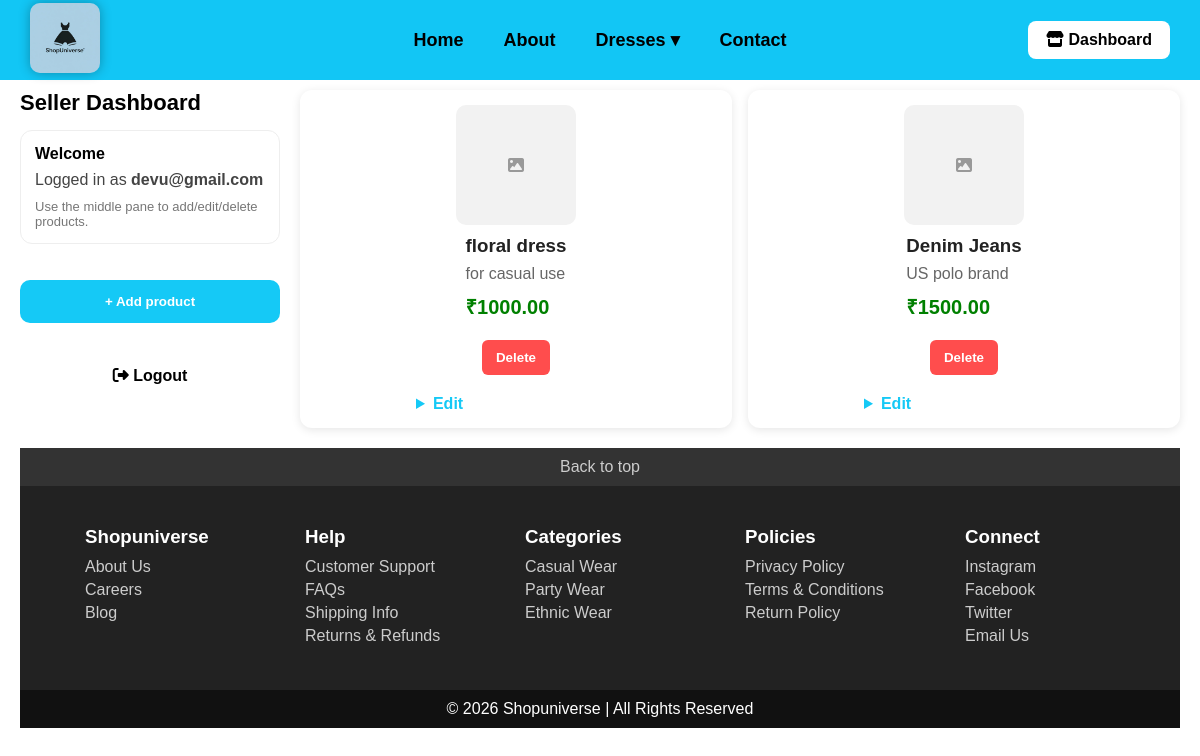
Screenshot of /seller/dashboard (signed in) with the database file from the repository.
### tables this page shows
CREATE TABLE products (
                id INTEGER PRIMARY KEY AUTOINCREMENT,
                seller_id INTEGER NOT NULL,
                name TEXT NOT NULL,
                price REAL NOT NULL DEFAULT 0,
                image_url TEXT,
                created_at TEXT NOT NULL, description TEXT,
                FOREIGN KEY (seller_id) REFERENCES sellers(id) ON DELETE CASCADE ON UPDATE CASCADE
            );

### app.py (the view)
@app.route("/seller/dashboard")
def seller_dashboard():
    if not seller_login_required():
        flash("Please login to access seller dashboard.", "seller_error")
        return redirect(url_for("seller_login"))
    conn = get_db_connection()
    try:
        products = conn.execute(
            """
            SELECT id, name, price, description, image_url, created_at
            FROM products
            WHERE seller_id = ?
            ORDER BY datetime(created_at) DESC, id DESC
            """,
            (session.get("seller_id"),),
        ).fetchall()
    finally:
        conn.close()
    return render_template(
        "seller_dashboard.html",
        seller_email=session.get("seller_email"),
        products=products,
    )

### app.py (called while the page is built)
def get_db_connection():
    conn = sqlite3.connect(DB_PATH)
    conn.row_factory = sqlite3.Row
    conn.execute("PRAGMA foreign_keys = ON")
    return conn

def seller_login_required():
    return session.get("seller_id") is not None

### templates/seller_dashboard.html (shortened to what this page needs)
<!DOCTYPE html>
<html>
<head>
    <link rel="stylesheet" href="{{ url_for('static', filename='style.css') }}">
    <link rel="stylesheet"
    href="https://cdnjs.cloudflare.com/ajax/libs/font-awesome/6.5.0/css/all.min.css">
</head>
<body>
<div class="navbar">
    <div class="logo">
        <img src="{{ url_for('static', filename='logo3.jpg') }}" alt="Shopuniverse">
    </div>
    <div class="nav-links">
        <a href="{{ url_for('index') }}">Home</a>
        <a href="{{ url_for('about') }}">About</a>
        <div class="dropdown">
            <a href="#">Dresses &#9662;</a>
        </div>
        <a href="{{ url_for('contact') }}">Contact</a>
    </div>
    <div class="nav-right">
        <a href="{{ url_for('seller_dashboard') }}" class="seller-btn">
            <i class="fa fa-store"></i> Dashboard
        </a>
    </div>
</div>
<div style="height: 20px;"></div>
<div style="padding:70px 20px 30px 20px;">
    <div style="display:grid; grid-template-columns: 260px 1fr; gap:20px; align-items:start;">
        <div style="display:flex; flex-direction:column; align-items:stretch;">
            <h2 style="margin:0 0 14px 0; font-size:22px;">Seller Dashboard</h2>
            <div style="background:#fff; border:1px solid #eee; border-radius:12px; padding:14px;">
                <div style="font-weight:800; margin-bottom:8px;">Welcome</div>
                <div style="color:#444; margin-bottom:10px;">
                    Logged in as <span style="font-weight:800;">{{ seller_email }}</span>
                </div>
                <div style="color:#777; font-size:13px;">
                    Use the middle pane to add/edit/delete products.
                </div>
            </div>
            <div style="width:100%; margin-top:16px;">
                <div style="width:100%; max-width:900px;">
                    <button
                        type="button"
                        id="sellerAddToggle"
                        style="width:100%; padding:14px; background:#15c9f6; border:none; color:white; border-radius:10px; cursor:pointer; font-weight:800;"
                    >
                        + Add product
                    </button>
                </div>
            </div>
            <div style="width:100%; margin-top:12px; max-width:260px;">
                <a href="{{ url_for('seller_logout') }}" class="login-btn" style="display:block; text-align:center; width:100%; padding:12px 14px; text-decoration:none; border-radius:10px;">
                    <i class="fa fa-sign-out-alt"></i> Logout
                </a>
            </div>
        </div>
        <div style="width:100%;">
        <div class="products">
        {% if products and products|length > 0 %}
            {% for p in products %}
                {% set show_buy_button = false %}
                {% set show_seller_actions = true %}
                {% include 'partials/product_card.html' %}
            {% endfor %}
        {% else %}
            <p style="margin:0; color:#666;">No products yet. Add one above.</p>
        {% endif %}
    </div>
    </div>
</div>
    <div class="seller-dashboard-footer-wrap" style="width: 100%; display:block; margin-top: 20px; clear: both;">
        <div class="footer">
            <div class="footer-top">
                <a href="#">Back to top</a>
            </div>
            <div class="footer-content">
                <div class="footer-column">
                    <h3>Shopuniverse</h3>
                    <a href="{{ url_for('about') }}">About Us</a>
                    <a href="#">Careers</a>
                    <a href="#">Blog</a>
                </div>
                <div class="footer-column">
                    <h3>Help</h3>
                    <a href="#">Customer Support</a>
                    <a href="#">FAQs</a>
                    <a href="#">Shipping Info</a>
                    <a href="#">Returns & Refunds</a>
                </div>
                <div class="footer-column">
                    <h3>Categories</h3>
                    <a href="{{ url_for('casual') }}">Casual Wear</a>
                    <a href="{{ url_for('party') }}">Party Wear</a>
                    <a href="{{ url_for('ethnic') }}">Ethnic Wear</a>
                </div>
                <div class="footer-column">
                    <h3>Policies</h3>
                    <a href="#">Privacy Policy</a>
                    <a href="#">Terms & Conditions</a>
                    <a href="#">Return Policy</a>
                </div>
                <div class="footer-column">
                    <h3>Connect</h3>
                    <a href="#">Instagram</a>
                    <a href="#">Facebook</a>
                    <a href="#">Twitter</a>
                    <a href="{{ url_for('contact') }}">Email Us</a>
                </div>
            </div>
            <div class="footer-bottom">
                <p>&copy; 2026 Shopuniverse | All Rights Reserved</p>
            </div>
        </div>
    </div>
    </div>
</body>
</html>

### templates/partials/product_card.html (shortened to what this page needs)
{% set image_url = p.image_url|default('') %}
{% set description = p.description|default('') %}
{% set name = p.name|default('') %}
{% set raw_price = p.price|default(0) %}
{% set price = (raw_price|string)|replace(',', '') %}
{% set price_float = price|float(0) %}
<div class="product-card">
    {% if image_url %}
        <img src="{{ image_url }}" alt="{{ name }}">
    {% else %}
        <div style="width:120px; height:120px; border-radius:10px; background:#f2f2f2; display:flex; align-items:center; justify-content:center; color:#999;">
            <i class="fa fa-image"></i>
        </div>
    {% endif %}
    <div class="product-info-list">
        <h3>
            {% if name == 'Shimmer Wear' %}
                shimmer party wear
            {% else %}
                {{ name }}
            {% endif %}
        </h3>
        {% if description %}
            <p>{{ description }}</p>
        {% else %}
            <p>No description</p>
        {% endif %}
        <div class="product-price">₹{{ "%.2f"|format(price_float) }}</div>
    </div>
    <div class="product-actions">
        {% if show_seller_actions %}
            <form method="POST" action="{{ url_for('seller_delete_product') }}" style="margin:0;">
                <button
                    type="submit"
                    style="padding:10px 14px; background:#ff4d4d; border:none; color:white; border-radius:6px; cursor:pointer; font-weight:700;"
                >
                    Delete
                </button>
            </form>
            <details style="flex:1; min-width:200px;">
                <summary style="cursor:pointer; font-weight:700; color:#15c9f6;">Edit</summary>
            </details>
        {% endif %}
    </div>
</div>

### static/style.css (style rules this page uses)
* { margin: 0; padding: 0; box-sizing: border-box; }
body { font-family: Arial, sans-serif; }
.navbar { display: flex; justify-content: space-between; align-items: center; background-color: #15c9f6; padding: 15px 30px; }
.logo img { height: 70px; padding: 0px; background-color: transparent; border-radius: 10px; box-shadow: 0 0 12px rgba(0,0,0,0.3); transition: 0.3s; }
.nav-links { display: flex; align-items: center; gap: 20px; }
.nav-links a { text-decoration: none; color: black; font-weight: bold; }
.login-btn { background-color: white; padding: 8px 15px; border-radius: 5px; text-decoration: none; color: black; font-weight: bold; }
.nav-right { display: flex; align-items: center; gap: 10px; }
.dropdown { position: relative; }
.products { width: 100%; padding: 40px 20px 40px; display: grid; grid-template-columns: repeat(auto-fill, minmax(320px, 1fr)); gap: 16px; align-items: start; justify-items: center; }
.product-card { width: 100%; display: flex; flex-direction: column; gap: 10px; }
button { display: block; margin: 20px auto; padding: 10px 20px; border: none; background: #15c9f6; color: white; border-radius: 5px; cursor: pointer; }
.products { width: 100%; padding: 120px 40px 40px; display: flex; flex-direction: column; gap: 20px; }
.product-card { width: 100%; display: flex; align-items: center; gap: 20px; background: white; padding: 15px; border-radius: 12px; box-shadow: 0 2px 10px rgba(0,0,0,0.1); transition: 0.3s; }
.product-info-list { flex: 1; }
.product-info-list h3 { margin-bottom: 8px; color: #222; }
.product-info-list p { color: #666; margin-bottom: 10px; }
.product-price { font-size: 20px; font-weight: bold; color: green; }
.product-card button { padding: 10px 16px; background: #15c9f6; border: none; color: white; border-radius: 6px; cursor: pointer; margin-top: 10px; }
.footer { background: #222; color: white; margin-top: 40px; }
.footer-top { text-align: center; padding: 10px; background: #333; }
.footer-top a { color: #ccc; text-decoration: none; }
.footer-content { display: flex; justify-content: space-around; flex-wrap: wrap; padding: 30px; }
.footer-column { min-width: 150px; margin: 10px; }
.footer-column h3 { margin-bottom: 10px; color: white; }
.footer-column a { display: block; color: #ccc; text-decoration: none; margin-bottom: 5px; }
.footer-bottom { text-align: center; padding: 10px; background: #111; }
.seller-dashboard-footer-wrap { width: 100%; display: block; margin-top: 40px; }
.seller-dashboard-footer-wrap > .footer { width: 100%; max-width: none; margin: 0; }
.seller-btn { text-decoration:none; background:#ff9800; color:white; padding:10px 15px; border-radius:6px; font-weight:bold; transition:0.3s; }
.navbar { width: 100%; height: 80px; background: #12c6f5; display: flex; align-items: center; position: fixed; top: 0; left: 0; z-index: 1000; padding: 0 30px; box-sizing: border-box; }
.nav-links { position: absolute; left: 50%; transform: translateX(-50%); display: flex; align-items: center; gap: 40px; }
.nav-links a { text-decoration: none; color: black; font-size: 18px; font-weight: bold; }
.nav-right { margin-left: auto; display: flex; align-items: center; gap: 15px; }
.login-btn, .cart-btn, .seller-btn { text-decoration: none; padding: 10px 18px; border-radius: 8px; font-weight: bold; background: white; color: black; }
.seller-btn { background: white; color: black; }
.products { display: grid !important; grid-template-columns: repeat(auto-fill, minmax(320px, 1fr)) !important; gap: 16px !important; align-items: start !important; justify-items: center !important; width: 100% !important; padding: 40px 20px !important; margin: 0 !important; }
.product-card { width: 100% !important; display: flex !important; flex-direction: column !important; gap: 10px !important; }

### templates/seller_dashboard.html (style rules this page uses)
.products { width: 100%; padding: 0 !important; margin: 0 !important; display: grid; grid-template-columns: repeat(auto-fill, minmax(320px, 1fr)); gap: 16px; align-items: start; justify-items: center; }
.product-card { width: 100%; }

### rows the page displays
products: name "floral dress", description "for casual use", price "1000.00"
products: name "Denim Jeans", description "US polo brand", price "1500.00"

### other values shown
{{ seller_email }} "devu@gmail.com"
